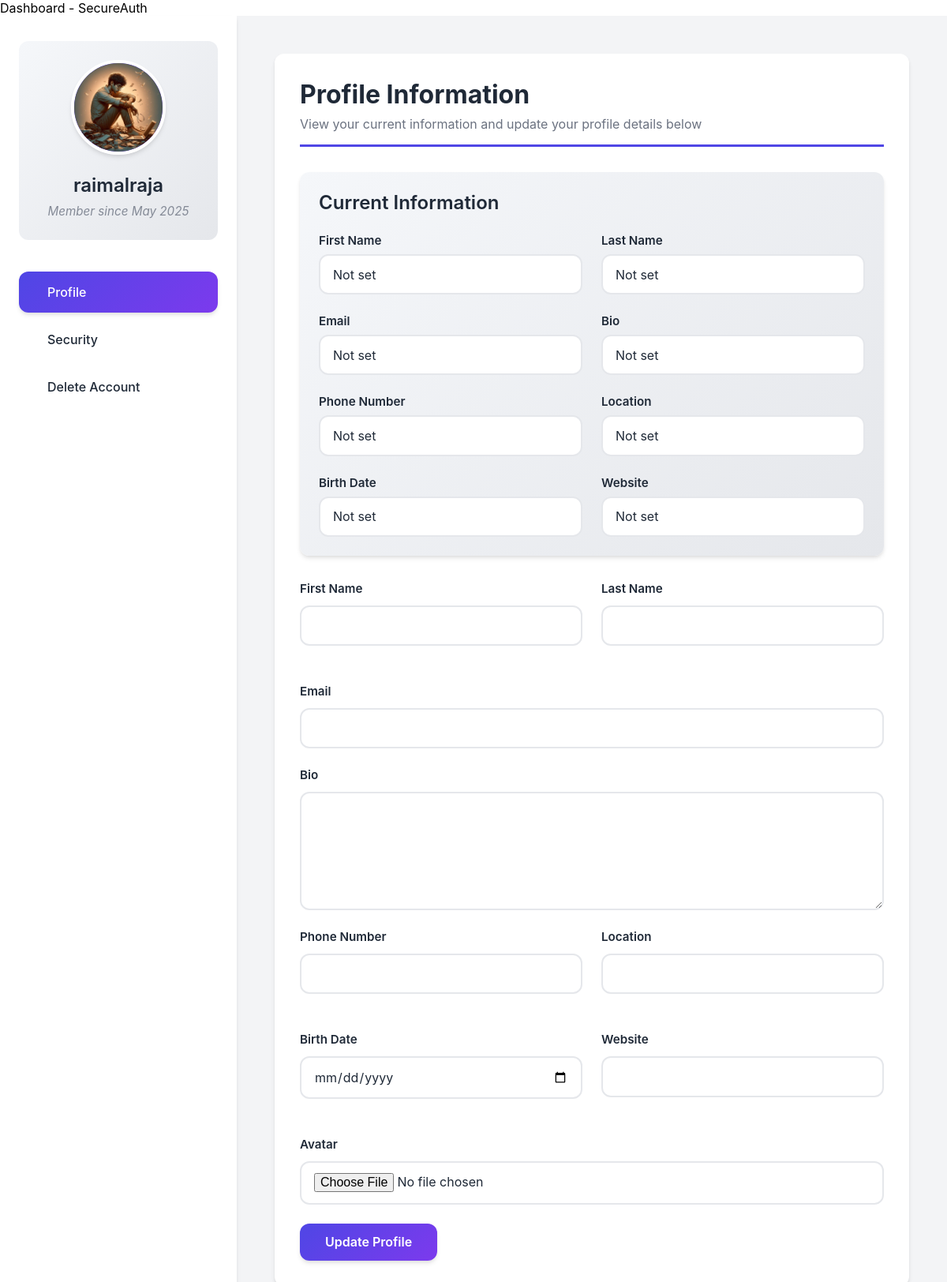
Page /dashboard/ (signed in) on the committed database.
### authentication/models.py (models this page shows, shortened)
class UserProfile(models.Model):
    user = models.OneToOneField(User, on_delete=models.CASCADE, related_name='userprofile')
    phone_number = models.CharField(max_length=15, blank=True)
    birth_date = models.DateField(null=True, blank=True)
    bio = models.TextField(max_length=500, blank=True)
    location = models.CharField(max_length=30, blank=True)
    website = models.URLField(blank=True)
    avatar = models.ImageField(upload_to='avatars/', blank=True, null=True)
    created_at = models.DateTimeField(auto_now_add=True)
    updated_at = models.DateTimeField(auto_now=True)

### authentication/views.py (the view, shortened to what this page needs)
# urls.py: path('dashboard/', views.dashboard_view, name='dashboard'),
@login_required
def dashboard_view(request):
    try:
        profile = request.user.userprofile
        logger.info(f"Profile retrieved for {request.user.username}: bio={profile.bio}")
        print(f"DEBUG: Profile for {request.user.username}: bio={profile.bio}, phone={profile.phone_number}")  # Temporary debug
    except UserProfile.DoesNotExist:
        logger.warning(f"Creating missing UserProfile for user: {request.user.username}")
        profile = UserProfile.objects.create(user=request.user)
        print(f"DEBUG: Created new UserProfile for {request.user.username}")  # Temporary debug
    context = {
        'user': request.user,
        'profile': profile
    }
    return render(request, 'dashboard.html', context)

### authentication/templates/dashboard.html (shortened to what this page needs)
{% block content %}
<div class="dashboard-container">
    <div class="dashboard-sidebar">
        <div class="user-profile-card">
            <div class="avatar-container">
                {% if profile.avatar %}
                    <img src="{{ profile.avatar.url }}" alt="Profile Picture" class="avatar">
                {% else %}
                    <div class="avatar-placeholder">
                        <i class="fas fa-user"></i>
                    </div>
                {% endif %}
            </div>
            <h3>{{ user.get_full_name|default:user.username }}</h3>
            <p class="member-since">Member since {{ user.date_joined|date:"F Y" }}</p>
        </div>
        <nav class="dashboard-nav">
            <ul>
                <li class="nav-item active" data-section="profile">
                     Profile
                </li>
                <li class="nav-item" data-section="security">
                     Security
                </li>
                <li class="nav-item" data-section="delete">
                     Delete Account
                </li>
            </ul>
        </nav>
    </div>
    <div class="dashboard-content">
        <section id="profile-section" class="dashboard-section active">
            <div class="section-header">
                <h2>Profile Information</h2>
                <p>View your current information and update your profile details below</p>
            </div>
            <div class="current-info">
                <h3>Current Information</h3>
                {% if profile %}
                <div class="info-grid">
                    <div class="info-item">
                        <label>First Name</label>
                        <p>{{ user.first_name|default:"Not set" }}</p>
                    </div>
                    <div class="info-item">
                        <label>Last Name</label>
                        <p>{{ user.last_name|default:"Not set" }}</p>
                    </div>
                    <div class="info-item">
                        <label>Email</label>
                        <p>{{ user.email|default:"Not set" }}</p>
                    </div>
                    <div class="info-item">
                        <label>Bio</label>
                        <p>{{ profile.bio|default:"Not set" }}</p>
                    </div>
                    <div class="info-item">
                        <label>Phone Number</label>
                        <p>{{ profile.phone_number|default:"Not set" }}</p>
                    </div>
                    <div class="info-item">
                        <label>Location</label>
                        <p>{{ profile.location|default:"Not set" }}</p>
                    </div>
                    <div class="info-item">
                        <label>Birth Date</label>
                        <p>{{ profile.birth_date|date:"F d, Y"|default:"Not set" }}</p>
                    </div>
                    <div class="info-item">
                        <label>Website</label>
                        <p>{{ profile.website|default:"Not set" }}</p>
                    </div>
                </div>
                {% else %}
                <p>No profile data available. Please update your profile below.</p>
                {% endif %}
            </div>
            <form method="post" enctype="multipart/form-data" class="profile-form" id="profile-form">
                <div class="form-row">
                    <div class="form-group">
                        <label>First Name</label>
                        <input type="text" name="first_name" value="{{ user.first_name }}" required>
                    </div>
                    <div class="form-group">
                        <label>Last Name</label>
                        <input type="text" name="last_name" value="{{ user.last_name }}" required>
                    </div>
                </div>
                <div class="form-group">
                    <label>Email</label>
                    <input type="email" name="email" value="{{ user.email }}" required>
                </div>
                <div class="form-group">
                    <label>Bio</label>
                    <textarea name="bio">{{ profile.bio }}</textarea>
                </div>
                <div class="form-row">
                    <div class="form-group">
                        <label>Phone Number</label>
                        <input type="tel" name="phone_number" value="{{ profile.phone_number }}" pattern="[0-9]{10,}">
                    </div>
                    <div class="form-group">
                        <label>Location</label>
                        <input type="text" name="location" value="{{ profile.location }}">
                    </div>
                </div>
                <div class="form-row">
                    <div class="form-group">
                        <label>Birth Date</label>
                        <input type="date" name="birth_date" value="{{ profile.birth_date|date:'Y-m-d' }}">
                    </div>
                    <div class="form-group">
                        <label>Website</label>
                        <input type="url" name="website" value="{{ profile.website }}">
                    </div>
                </div>
                <div class="form-group">
                    <label>Avatar</label>
                    <input type="file" name="avatar" accept="image/*">
                </div>
                <button type="submit" class="btn btn-primary">Update Profile</button>
            </form>
        </section>
    </div>
</div>
{% endblock %}

### authentication/templates/dashboard.html (style rules this page uses)
* { margin: 0; padding: 0; box-sizing: border-box; font-family: 'Inter', -apple-system, BlinkMacSystemFont, sans-serif; }
.dashboard-container { display: flex; min-height: calc(100vh - 80px); background: #F3F4F6; }
.dashboard-sidebar { width: 300px; background: var(--white); padding: 2rem 1.5rem; position: fixed; height: 100%; box-shadow: var(--shadow); transition: transform 0.3s ease; z-index: 1000; }
.user-profile-card { text-align: center; margin-bottom: 2.5rem; padding: 1.5rem; background: var(--gradient-light); border-radius: var(--border-radius); transition: transform 0.3s ease; }
.avatar-container { position: relative; width: 120px; height: 120px; margin: 0 auto 1.5rem; border-radius: 50%; overflow: hidden; background: var(--gradient); border: 4px solid var(--white); box-shadow: var(--shadow); }
.avatar { width: 100%; height: 100%; object-fit: cover; transition: opacity 0.3s ease; }
.user-profile-card h3 { font-size: 1.5rem; font-weight: 600; color: var(--text-color); margin-bottom: 0.5rem; }
.user-email, .member-since { color: var(--text-light); font-size: 0.95rem; line-height: 1.5; }
.member-since { font-style: italic; opacity: 0.8; }
.dashboard-nav ul { list-style: none; }
.nav-item { padding: 1rem 1.25rem; margin: 0.5rem 0; border-radius: var(--border-radius); cursor: pointer; display: flex; align-items: center; gap: 1rem; color: var(--text-color); font-weight: 500; transition: all 0.3s ease; }
.nav-item.active { background: var(--gradient); color: var(--white); box-shadow: var(--shadow); }
.dashboard-content { flex: 1; margin-left: 300px; padding: 3rem; background: #F3F4F6; min-height: 100vh; }
.dashboard-section { display: none; animation: slideIn 0.4s ease-out; background: var(--white); padding: 2rem; border-radius: var(--border-radius); box-shadow: var(--shadow); }
.dashboard-section.active { display: block; }
.section-header { margin-bottom: 2rem; border-bottom: 3px solid var(--primary-color); padding-bottom: 1rem; }
.dashboard-section h2 { font-size: 2rem; font-weight: 700; color: var(--text-color); margin-bottom: 0.5rem; }
.section-header p { color: var(--text-light); font-size: 1rem; }
.current-info { margin-bottom: 2rem; padding: 1.5rem; background: var(--gradient-light); border-radius: var(--border-radius); box-shadow: var(--shadow); }
.current-info h3 { font-size: 1.5rem; font-weight: 600; color: var(--text-color); margin-bottom: 1.5rem; }
.info-grid { display: grid; grid-template-columns: repeat(auto-fit, minmax(250px, 1fr)); gap: 1.5rem; }
.info-item { display: flex; flex-direction: column; }
.info-item label { font-weight: 600; color: var(--text-color); font-size: 0.95rem; margin-bottom: 0.5rem; }
.info-item p { color: var(--text-color); font-size: 1rem; background: var(--white); padding: 0.85rem 1rem; border-radius: var(--border-radius); border: 2px solid #E5E7EB; }
.form-row { display: grid; grid-template-columns: repeat(auto-fit, minmax(250px, 1fr)); gap: 1.5rem; margin-bottom: 1.5rem; }
.form-group { margin-bottom: 1.5rem; }
.form-group label { display: block; margin-bottom: 0.75rem; font-weight: 600; color: var(--text-color); font-size: 0.95rem; }
.form-group input, .form-group textarea { width: 100%; padding: 0.85rem 1rem; border: 2px solid #E5E7EB; border-radius: var(--border-radius); font-size: 1rem; color: var(--text-color); background: var(--white); transition: all 0.3s ease; }
.form-group textarea { min-height: 150px; resize: vertical; }
.btn { padding: 0.85rem 2rem; border: none; border-radius: var(--border-radius); font-size: 1rem; font-weight: 600; cursor: pointer; transition: all 0.3s ease; display: inline-flex; align-items: center; gap: 0.5rem; }
.btn.btn-primary { background: var(--gradient); color: var(--white); box-shadow: var(--shadow); }

### rows in the picture
UserProfile: avatar (picture), bio "Not set", phone_number "Not set", location "Not set", birth_date "Not set", website "Not set"

### other values in the picture
{{ user.get_full_name|default:user.username }} "raimalraja"
{{ user.date_joined|date:"F Y" }} "May 2025"
{{ user.first_name|default:"Not set" }} "Not set"
{{ user.last_name|default:"Not set" }} "Not set"
{{ user.email|default:"Not set" }} "Not set"
